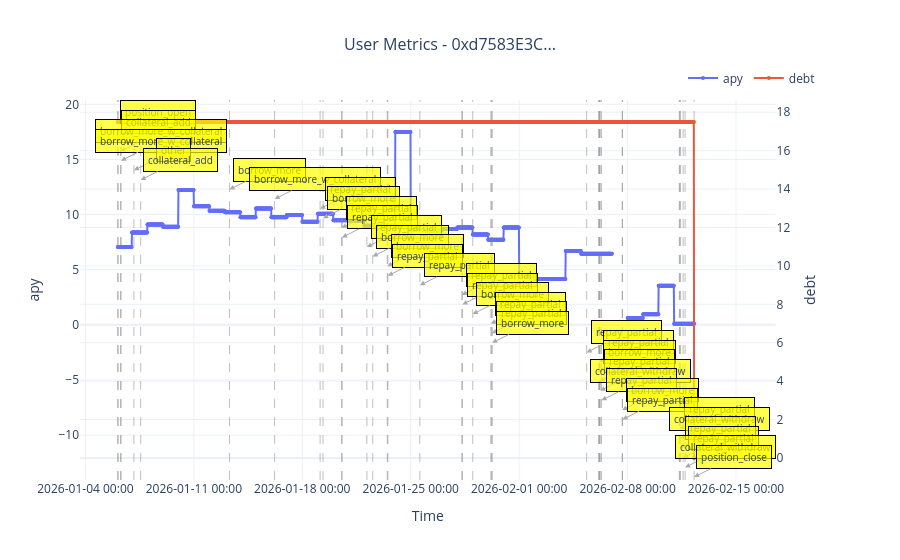

Notebook source saved alongside this figure:
### Code cell
plot_user_metrics(hourly_data, ['apy', 'debt'], user_address=addr)

### Figure 1 — Plotly figure (JSON) as saved in the notebook; plotly's stock layout.template omitted (floating-point values rounded to 4 significant figures; data arrays with more than 128 entries replaced by an {"elided": "..."} marker saying what was removed)
{"data": [{"line": {"color": "#636EFA", "width": 2}, "marker": {"size": 4}, "mode": "lines+markers", "name": "apy", "type": "scatter", "x": {"elided": "1787 str values"}, "xaxis": "x", "y": {"elided": "1787 float values"}, "yaxis": "y"}, {"line": {"color": "#EF553B", "width": 2}, "marker": {"size": 4}, "mode": "lines+markers", "name": "debt", "type": "scatter", "x": {"elided": "1787 str values"}, "xaxis": "x", "y": {"elided": "1787 float values"}, "yaxis": "y2"}], "layout": {"annotations": [{"arrowcolor": "darkgray", "arrowhead": 2, "arrowsize": 1, "arrowwidth": 1, "ax": 40, "ay": -20, "bgcolor": "rgba(255, 255, 0, 0.7)", "bordercolor": "black", "borderpad": 4, "borderwidth": 1, "font": {"size": 10}, "showarrow": true, "text": "position_open", "x": "2026-01-06T02:06:11", "y": 17.49, "yref": "y"}, {"arrowcolor": "darkgray", "arrowhead": 2, "arrowsize": 1, "arrowwidth": 1, "ax": 40, "ay": -20, "bgcolor": "rgba(255, 255, 0, 0.7)", "bordercolor": "black", "borderpad": 4, "borderwidth": 1, "font": {"size": 10}, "showarrow": true, "text": "collateral_add", "x": "2026-01-06T02:36:11", "y": 16.62, "yref": "y"}, {"arrowcolor": "darkgray", "arrowhead": 2, "arrowsize": 1, "arrowwidth": 1, "ax": 40, "ay": -20, "bgcolor": "rgba(255, 255, 0, 0.7)", "bordercolor": "black", "borderpad": 4, "borderwidth": 1, "font": {"size": 10}, "showarrow": true, "text": "borrow_more_w_collateral", "x": "2026-01-06T06:36:11", "y": 15.75, "yref": "y"}, {"arrowcolor": "darkgray", "arrowhead": 2, "arrowsize": 1, "arrowwidth": 1, "ax": 40, "ay": -20, "bgcolor": "rgba(255, 255, 0, 0.7)", "bordercolor": "black", "borderpad": 4, "borderwidth": 1, "font": {"size": 10}, "showarrow": true, "text": "borrow_more_w_collateral", "x": "2026-01-06T07:06:11", "y": 14.88, "yref": "y"}, {"arrowcolor": "darkgray", "arrowhead": 2, "arrowsize": 1, "arrowwidth": 1, "ax": 40, "ay": -20, "bgcolor": "rgba(255, 255, 0, 0.7)", "bordercolor": "black", "borderpad": 4, "borderwidth": 1, "font": {"size": 10}, "showarrow": true, "text": "other", "x": "2026-01-07T03:06:11", "y": 14.02, "yref": "y"}, {"arrowcolor": "darkgray", "arrowhead": 2, "arrowsize": 1, "arrowwidth": 1, "ax": 40, "ay": -20, "bgcolor": "rgba(255, 255, 0, 0.7)", "bordercolor": "black", "borderpad": 4, "borderwidth": 1, "font": {"size": 10}, "showarrow": true, "text": "collateral_add", "x": "2026-01-07T13:36:11", "y": 13.15, "yref": "y"}, {"arrowcolor": "darkgray", "arrowhead": 2, "arrowsize": 1, "arrowwidth": 1, "ax": 40, "ay": -20, "bgcolor": "rgba(255, 255, 0, 0.7)", "bordercolor": "black", "borderpad": 4, "borderwidth": 1, "font": {"size": 10}, "showarrow": true, "text": "borrow_more", "x": "2026-01-13T07:06:11", "y": 12.28, "yref": "y"}, {"arrowcolor": "darkgray", "arrowhead": 2, "arrowsize": 1, "arrowwidth": 1, "ax": 40, "ay": -20, "bgcolor": "rgba(255, 255, 0, 0.7)", "bordercolor": "black", "borderpad": 4, "borderwidth": 1, "font": {"size": 10}, "showarrow": true, "text": "borrow_more_w_collateral", "x": "2026-01-16T05:06:11", "y": 11.41, "yref": "y"}, {"arrowcolor": "darkgray", "arrowhead": 2, "arrowsize": 1, "arrowwidth": 1, "ax": 40, "ay": -20, "bgcolor": "rgba(255, 255, 0, 0.7)", "bordercolor": "black", "borderpad": 4, "borderwidth": 1, "font": {"size": 10}, "showarrow": true, "text": "repay_partial", "x": "2026-01-19T03:36:11", "y": 10.54, "yref": "y"}, {"arrowcolor": "darkgray", "arrowhead": 2, "arrowsize": 1, "arrowwidth": 1, "ax": 40, "ay": -20, "bgcolor": "rgba(255, 255, 0, 0.7)", "bordercolor": "black", "borderpad": 4, "borderwidth": 1, "font": {"size": 10}, "showarrow": true, "text": "borrow_more", "x": "2026-01-19T08:06:11", "y": 9.669, "yref": "y"}, {"arrowcolor": "darkgray", "arrowhead": 2, "arrowsize": 1, "arrowwidth": 1, "ax": 40, "ay": -20, "bgcolor": "rgba(255, 255, 0, 0.7)", "bordercolor": "black", "borderpad": 4, "borderwidth": 1, "font": {"size": 10}, "showarrow": true, "text": "repay_partial", "x": "2026-01-20T13:06:11", "y": 8.8, "yref": "y"}, {"arrowcolor": "darkgray", "arrowhead": 2, "arrowsize": 1, "arrowwidth": 1, "ax": 40, "ay": -20, "bgcolor": "rgba(255, 255, 0, 0.7)", "bordercolor": "black", "borderpad": 4, "borderwidth": 1, "font": {"size": 10}, "showarrow": true, "text": "repay_partial", "x": "2026-01-20T13:36:11", "y": 7.931, "yref": "y"}, {"arrowcolor": "darkgray", "arrowhead": 2, "arrowsize": 1, "arrowwidth": 1, "ax": 40, "ay": -20, "bgcolor": "rgba(255, 255, 0, 0.7)", "bordercolor": "black", "borderpad": 4, "borderwidth": 1, "font": {"size": 10}, "showarrow": true, "text": "repay_partial", "x": "2026-01-22T04:06:11", "y": 7.062, "yref": "y"}, {"arrowcolor": "darkgray", "arrowhead": 2, "arrowsize": 1, "arrowwidth": 1, "ax": 40, "ay": -20, "bgcolor": "rgba(255, 255, 0, 0.7)", "bordercolor": "black", "borderpad": 4, "borderwidth": 1, "font": {"size": 10}, "showarrow": true, "text": "borrow_more", "x": "2026-01-22T13:06:11", "y": 6.193, "yref": "y"}, {"arrowcolor": "darkgray", "arrowhead": 2, "arrowsize": 1, "arrowwidth": 1, "ax": 40, "ay": -20, "bgcolor": "rgba(255, 255, 0, 0.7)", "bordercolor": "black", "borderpad": 4, "borderwidth": 1, "font": {"size": 10}, "showarrow": true, "text": "borrow_more", "x": "2026-01-23T11:36:11", "y": 5.324, "yref": "y"}, {"arrowcolor": "darkgray", "arrowhead": 2, "arrowsize": 1, "arrowwidth": 1, "ax": 40, "ay": -20, "bgcolor": "rgba(255, 255, 0, 0.7)", "bordercolor": "black", "borderpad": 4, "borderwidth": 1, "font": {"size": 10}, "showarrow": true, "text": "repay_partial", "x": "2026-01-23T12:36:11", "y": 4.454, "yref": "y"}, {"arrowcolor": "darkgray", "arrowhead": 2, "arrowsize": 1, "arrowwidth": 1, "ax": 40, "ay": -20, "bgcolor": "rgba(255, 255, 0, 0.7)", "bordercolor": "black", "borderpad": 4, "borderwidth": 1, "font": {"size": 10}, "showarrow": true, "text": "repay_partial", "x": "2026-01-25T14:06:11", "y": 3.585, "yref": "y"}, {"arrowcolor": "darkgray", "arrowhead": 2, "arrowsize": 1, "arrowwidth": 1, "ax": 40, "ay": -20, "bgcolor": "rgba(255, 255, 0, 0.7)", "bordercolor": "black", "borderpad": 4, "borderwidth": 1, "font": {"size": 10}, "showarrow": true, "text": "repay_partial", "x": "2026-01-28T07:06:11", "y": 2.716, "yref": "y"}, {"arrowcolor": "darkgray", "arrowhead": 2, "arrowsize": 1, "arrowwidth": 1, "ax": 40, "ay": -20, "bgcolor": "rgba(255, 255, 0, 0.7)", "bordercolor": "black", "borderpad": 4, "borderwidth": 1, "font": {"size": 10}, "showarrow": true, "text": "repay_partial", "x": "2026-01-28T08:06:11", "y": 1.847, "yref": "y"}, {"arrowcolor": "darkgray", "arrowhead": 2, "arrowsize": 1, "arrowwidth": 1, "ax": 40, "ay": -20, "bgcolor": "rgba(255, 255, 0, 0.7)", "bordercolor": "black", "borderpad": 4, "borderwidth": 1, "font": {"size": 10}, "showarrow": true, "text": "borrow_more", "x": "2026-01-29T00:06:11", "y": 0.9778, "yref": "y"}, {"arrowcolor": "darkgray", "arrowhead": 2, "arrowsize": 1, "arrowwidth": 1, "ax": 40, "ay": -20, "bgcolor": "rgba(255, 255, 0, 0.7)", "bordercolor": "black", "borderpad": 4, "borderwidth": 1, "font": {"size": 10}, "showarrow": true, "text": "repay_partial", "x": "2026-01-30T04:06:11", "y": 0.1086, "yref": "y"}, {"arrowcolor": "darkgray", "arrowhead": 2, "arrowsize": 1, "arrowwidth": 1, "ax": 40, "ay": -20, "bgcolor": "rgba(255, 255, 0, 0.7)", "bordercolor": "black", "borderpad": 4, "borderwidth": 1, "font": {"size": 10}, "showarrow": true, "text": "repay_partial", "x": "2026-01-30T05:36:11", "y": -0.7605, "yref": "y"}, {"arrowcolor": "darkgray", "arrowhead": 2, "arrowsize": 1, "arrowwidth": 1, "ax": 40, "ay": -20, "bgcolor": "rgba(255, 255, 0, 0.7)", "bordercolor": "black", "borderpad": 4, "borderwidth": 1, "font": {"size": 10}, "showarrow": true, "text": "borrow_more", "x": "2026-01-30T06:06:11", "y": -1.63, "yref": "y"}, {"arrowcolor": "darkgray", "arrowhead": 2, "arrowsize": 1, "arrowwidth": 1, "ax": 40, "ay": -20, "bgcolor": "rgba(255, 255, 0, 0.7)", "bordercolor": "black", "borderpad": 4, "borderwidth": 1, "font": {"size": 10}, "showarrow": true, "text": "repay_partial", "x": "2026-02-05T08:36:11", "y": -2.499, "yref": "y"}, {"arrowcolor": "darkgray", "arrowhead": 2, "arrowsize": 1, "arrowwidth": 1, "ax": 40, "ay": -20, "bgcolor": "rgba(255, 255, 0, 0.7)", "bordercolor": "black", "borderpad": 4, "borderwidth": 1, "font": {"size": 10}, "showarrow": true, "text": "repay_partial", "x": "2026-02-06T03:06:11", "y": -3.368, "yref": "y"}, {"arrowcolor": "darkgray", "arrowhead": 2, "arrowsize": 1, "arrowwidth": 1, "ax": 40, "ay": -20, "bgcolor": "rgba(255, 255, 0, 0.7)", "bordercolor": "black", "borderpad": 4, "borderwidth": 1, "font": {"size": 10}, "showarrow": true, "text": "borrow_more", "x": "2026-02-06T04:06:11", "y": -4.237, "yref": "y"}, {"arrowcolor": "darkgray", "arrowhead": 2, "arrowsize": 1, "arrowwidth": 1, "ax": 40, "ay": -20, "bgcolor": "rgba(255, 255, 0, 0.7)", "bordercolor": "black", "borderpad": 4, "borderwidth": 1, "font": {"size": 10}, "showarrow": true, "text": "repay_partial", "x": "2026-02-06T04:36:11", "y": -5.106, "yref": "y"}, {"arrowcolor": "darkgray", "arrowhead": 2, "arrowsize": 1, "arrowwidth": 1, "ax": 40, "ay": -20, "bgcolor": "rgba(255, 255, 0, 0.7)", "bordercolor": "black", "borderpad": 4, "borderwidth": 1, "font": {"size": 10}, "showarrow": true, "text": "collateral_withdraw", "x": "2026-02-06T05:36:11", "y": -5.976, "yref": "y"}, {"arrowcolor": "darkgray", "arrowhead": 2, "arrowsize": 1, "arrowwidth": 1, "ax": 40, "ay": -20, "bgcolor": "rgba(255, 255, 0, 0.7)", "bordercolor": "black", "borderpad": 4, "borderwidth": 1, "font": {"size": 10}, "showarrow": true, "text": "repay_partial", "x": "2026-02-06T07:36:11", "y": -6.845, "yref": "y"}, {"arrowcolor": "darkgray", "arrowhead": 2, "arrowsize": 1, "arrowwidth": 1, "ax": 40, "ay": -20, "bgcolor": "rgba(255, 255, 0, 0.7)", "bordercolor": "black", "borderpad": 4, "borderwidth": 1, "font": {"size": 10}, "showarrow": true, "text": "borrow_more", "x": "2026-02-07T15:36:11", "y": -7.714, "yref": "y"}, {"arrowcolor": "darkgray", "arrowhead": 2, "arrowsize": 1, "arrowwidth": 1, "ax": 40, "ay": -20, "bgcolor": "rgba(255, 255, 0, 0.7)", "bordercolor": "black", "borderpad": 4, "borderwidth": 1, "font": {"size": 10}, "showarrow": true, "text": "repay_partial", "x": "2026-02-07T16:06:11", "y": -8.583, "yref": "y"}, {"arrowcolor": "darkgray", "arrowhead": 2, "arrowsize": 1, "arrowwidth": 1, "ax": 40, "ay": -20, "bgcolor": "rgba(255, 255, 0, 0.7)", "bordercolor": "black", "borderpad": 4, "borderwidth": 1, "font": {"size": 10}, "showarrow": true, "text": "repay_partial", "x": "2026-02-11T08:06:11", "y": -9.452, "yref": "y"}, {"arrowcolor": "darkgray", "arrowhead": 2, "arrowsize": 1, "arrowwidth": 1, "ax": 40, "ay": -20, "bgcolor": "rgba(255, 255, 0, 0.7)", "bordercolor": "black", "borderpad": 4, "borderwidth": 1, "font": {"size": 10}, "showarrow": true, "text": "collateral_withdraw", "x": "2026-02-11T09:06:11", "y": -10.32, "yref": "y"}, {"arrowcolor": "darkgray", "arrowhead": 2, "arrowsize": 1, "arrowwidth": 1, "ax": 40, "ay": -20, "bgcolor": "rgba(255, 255, 0, 0.7)", "bordercolor": "black", "borderpad": 4, "borderwidth": 1, "font": {"size": 10}, "showarrow": true, "text": "repay_partial", "x": "2026-02-11T09:36:11", "y": -11.19, "yref": "y"}, {"arrowcolor": "darkgray", "arrowhead": 2, "arrowsize": 1, "arrowwidth": 1, "ax": 40, "ay": -20, "bgcolor": "rgba(255, 255, 0, 0.7)", "bordercolor": "black", "borderpad": 4, "borderwidth": 1, "font": {"size": 10}, "showarrow": true, "text": "repay_partial", "x": "2026-02-11T14:06:11", "y": -12.06, "yref": "y"}, {"arrowcolor": "darkgray", "arrowhead": 2, "arrowsize": 1, "arrowwidth": 1, "ax": 40, "ay": -20, "bgcolor": "rgba(255, 255, 0, 0.7)", "bordercolor": "black", "borderpad": 4, "borderwidth": 1, "font": {"size": 10}, "showarrow": true, "text": "collateral_withdraw", "x": "2026-02-11T17:06:11", "y": -12.93, "yref": "y"}, {"arrowcolor": "darkgray", "arrowhead": 2, "arrowsize": 1, "arrowwidth": 1, "ax": 40, "ay": -20, "bgcolor": "rgba(255, 255, 0, 0.7)", "bordercolor": "black", "borderpad": 4, "borderwidth": 1, "font": {"size": 10}, "showarrow": true, "text": "position_close", "x": "2026-02-12T07:06:11", "y": -13.8, "yref": "y"}], "hovermode": "x unified", "legend": {"orientation": "h", "x": 1, "xanchor": "right", "y": 1.02, "yanchor": "bottom"}, "shapes": [{"line": {"color": "gray", "dash": "dash", "width": 1}, "opacity": 0.5, "type": "line", "x0": "2026-01-06T02:06:11", "x1": "2026-01-06T02:06:11", "xref": "x", "y0": 0, "y1": 1, "yref": "y domain"}, {"line": {"color": "gray", "dash": "dash", "width": 1}, "opacity": 0.5, "type": "line", "x0": "2026-01-06T02:36:11", "x1": "2026-01-06T02:36:11", "xref": "x", "y0": 0, "y1": 1, "yref": "y domain"}, {"line": {"color": "gray", "dash": "dash", "width": 1}, "opacity": 0.5, "type": "line", "x0": "2026-01-06T06:36:11", "x1": "2026-01-06T06:36:11", "xref": "x", "y0": 0, "y1": 1, "yref": "y domain"}, {"line": {"color": "gray", "dash": "dash", "width": 1}, "opacity": 0.5, "type": "line", "x0": "2026-01-06T07:06:11", "x1": "2026-01-06T07:06:11", "xref": "x", "y0": 0, "y1": 1, "yref": "y domain"}, {"line": {"color": "gray", "dash": "dash", "width": 1}, "opacity": 0.5, "type": "line", "x0": "2026-01-07T03:06:11", "x1": "2026-01-07T03:06:11", "xref": "x", "y0": 0, "y1": 1, "yref": "y domain"}, {"line": {"color": "gray", "dash": "dash", "width": 1}, "opacity": 0.5, "type": "line", "x0": "2026-01-07T13:36:11", "x1": "2026-01-07T13:36:11", "xref": "x", "y0": 0, "y1": 1, "yref": "y domain"}, {"line": {"color": "gray", "dash": "dash", "width": 1}, "opacity": 0.5, "type": "line", "x0": "2026-01-13T07:06:11", "x1": "2026-01-13T07:06:11", "xref": "x", "y0": 0, "y1": 1, "yref": "y domain"}, {"line": {"color": "gray", "dash": "dash", "width": 1}, "opacity": 0.5, "type": "line", "x0": "2026-01-16T05:06:11", "x1": "2026-01-16T05:06:11", "xref": "x", "y0": 0, "y1": 1, "yref": "y domain"}, {"line": {"color": "gray", "dash": "dash", "width": 1}, "opacity": 0.5, "type": "line", "x0": "2026-01-19T03:36:11", "x1": "2026-01-19T03:36:11", "xref": "x", "y0": 0, "y1": 1, "yref": "y domain"}, {"line": {"color": "gray", "dash": "dash", "width": 1}, "opacity": 0.5, "type": "line", "x0": "2026-01-19T08:06:11", "x1": "2026-01-19T08:06:11", "xref": "x", "y0": 0, "y1": 1, "yref": "y domain"}, {"line": {"color": "gray", "dash": "dash", "width": 1}, "opacity": 0.5, "type": "line", "x0": "2026-01-20T13:06:11", "x1": "2026-01-20T13:06:11", "xref": "x", "y0": 0, "y1": 1, "yref": "y domain"}, {"line": {"color": "gray", "dash": "dash", "width": 1}, "opacity": 0.5, "type": "line", "x0": "2026-01-20T13:36:11", "x1": "2026-01-20T13:36:11", "xref": "x", "y0": 0, "y1": 1, "yref": "y domain"}, {"line": {"color": "gray", "dash": "dash", "width": 1}, "opacity": 0.5, "type": "line", "x0": "2026-01-22T04:06:11", "x1": "2026-01-22T04:06:11", "xref": "x", "y0": 0, "y1": 1, "yref": "y domain"}, {"line": {"color": "gray", "dash": "dash", "width": 1}, "opacity": 0.5, "type": "line", "x0": "2026-01-22T13:06:11", "x1": "2026-01-22T13:06:11", "xref": "x", "y0": 0, "y1": 1, "yref": "y domain"}, {"line": {"color": "gray", "dash": "dash", "width": 1}, "opacity": 0.5, "type": "line", "x0": "2026-01-23T11:36:11", "x1": "2026-01-23T11:36:11", "xref": "x", "y0": 0, "y1": 1, "yref": "y domain"}, {"line": {"color": "gray", "dash": "dash", "width": 1}, "opacity": 0.5, "type": "line", "x0": "2026-01-23T12:36:11", "x1": "2026-01-23T12:36:11", "xref": "x", "y0": 0, "y1": 1, "yref": "y domain"}, {"line": {"color": "gray", "dash": "dash", "width": 1}, "opacity": 0.5, "type": "line", "x0": "2026-01-25T14:06:11", "x1": "2026-01-25T14:06:11", "xref": "x", "y0": 0, "y1": 1, "yref": "y domain"}, {"line": {"color": "gray", "dash": "dash", "width": 1}, "opacity": 0.5, "type": "line", "x0": "2026-01-28T07:06:11", "x1": "2026-01-28T07:06:11", "xref": "x", "y0": 0, "y1": 1, "yref": "y domain"}, {"line": {"color": "gray", "dash": "dash", "width": 1}, "opacity": 0.5, "type": "line", "x0": "2026-01-28T08:06:11", "x1": "2026-01-28T08:06:11", "xref": "x", "y0": 0, "y1": 1, "yref": "y domain"}, {"line": {"color": "gray", "dash": "dash", "width": 1}, "opacity": 0.5, "type": "line", "x0": "2026-01-29T00:06:11", "x1": "2026-01-29T00:06:11", "xref": "x", "y0": 0, "y1": 1, "yref": "y domain"}, {"line": {"color": "gray", "dash": "dash", "width": 1}, "opacity": 0.5, "type": "line", "x0": "2026-01-30T04:06:11", "x1": "2026-01-30T04:06:11", "xref": "x", "y0": 0, "y1": 1, "yref": "y domain"}, {"line": {"color": "gray", "dash": "dash", "width": 1}, "opacity": 0.5, "type": "line", "x0": "2026-01-30T05:36:11", "x1": "2026-01-30T05:36:11", "xref": "x", "y0": 0, "y1": 1, "yref": "y domain"}, {"line": {"color": "gray", "dash": "dash", "width": 1}, "opacity": 0.5, "type": "line", "x0": "2026-01-30T06:06:11", "x1": "2026-01-30T06:06:11", "xref": "x", "y0": 0, "y1": 1, "yref": "y domain"}, {"line": {"color": "gray", "dash": "dash", "width": 1}, "opacity": 0.5, "type": "line", "x0": "2026-02-05T08:36:11", "x1": "2026-02-05T08:36:11", "xref": "x", "y0": 0, "y1": 1, "yref": "y domain"}, {"line": {"color": "gray", "dash": "dash", "width": 1}, "opacity": 0.5, "type": "line", "x0": "2026-02-06T03:06:11", "x1": "2026-02-06T03:06:11", "xref": "x", "y0": 0, "y1": 1, "yref": "y domain"}, {"line": {"color": "gray", "dash": "dash", "width": 1}, "opacity": 0.5, "type": "line", "x0": "2026-02-06T04:06:11", "x1": "2026-02-06T04:06:11", "xref": "x", "y0": 0, "y1": 1, "yref": "y domain"}, {"line": {"color": "gray", "dash": "dash", "width": 1}, "opacity": 0.5, "type": "line", "x0": "2026-02-06T04:36:11", "x1": "2026-02-06T04:36:11", "xref": "x", "y0": 0, "y1": 1, "yref": "y domain"}, {"line": {"color": "gray", "dash": "dash", "width": 1}, "opacity": 0.5, "type": "line", "x0": "2026-02-06T05:36:11", "x1": "2026-02-06T05:36:11", "xref": "x", "y0": 0, "y1": 1, "yref": "y domain"}, {"line": {"color": "gray", "dash": "dash", "width": 1}, "opacity": 0.5, "type": "line", "x0": "2026-02-06T07:36:11", "x1": "2026-02-06T07:36:11", "xref": "x", "y0": 0, "y1": 1, "yref": "y domain"}, {"line": {"color": "gray", "dash": "dash", "width": 1}, "opacity": 0.5, "type": "line", "x0": "2026-02-07T15:36:11", "x1": "2026-02-07T15:36:11", "xref": "x", "y0": 0, "y1": 1, "yref": "y domain"}, {"line": {"color": "gray", "dash": "dash", "width": 1}, "opacity": 0.5, "type": "line", "x0": "2026-02-07T16:06:11", "x1": "2026-02-07T16:06:11", "xref": "x", "y0": 0, "y1": 1, "yref": "y domain"}, {"line": {"color": "gray", "dash": "dash", "width": 1}, "opacity": 0.5, "type": "line", "x0": "2026-02-11T08:06:11", "x1": "2026-02-11T08:06:11", "xref": "x", "y0": 0, "y1": 1, "yref": "y domain"}, {"line": {"color": "gray", "dash": "dash", "width": 1}, "opacity": 0.5, "type": "line", "x0": "2026-02-11T09:06:11", "x1": "2026-02-11T09:06:11", "xref": "x", "y0": 0, "y1": 1, "yref": "y domain"}, {"line": {"color": "gray", "dash": "dash", "width": 1}, "opacity": 0.5, "type": "line", "x0": "2026-02-11T09:36:11", "x1": "2026-02-11T09:36:11", "xref": "x", "y0": 0, "y1": 1, "yref": "y domain"}, {"line": {"color": "gray", "dash": "dash", "width": 1}, "opacity": 0.5, "type": "line", "x0": "2026-02-11T14:06:11", "x1": "2026-02-11T14:06:11", "xref": "x", "y0": 0, "y1": 1, "yref": "y domain"}, {"line": {"color": "gray", "dash": "dash", "width": 1}, "opacity": 0.5, "type": "line", "x0": "2026-02-11T17:06:11", "x1": "2026-02-11T17:06:11", "xref": "x", "y0": 0, "y1": 1, "yref": "y domain"}, {"line": {"color": "gray", "dash": "dash", "width": 1}, "opacity": 0.5, "type": "line", "x0": "2026-02-12T07:06:11", "x1": "2026-02-12T07:06:11", "xref": "x", "y0": 0, "y1": 1, "yref": "y domain"}], "title": {"font": {"size": 16}, "text": "User Metrics - 0xd7583E3C...", "x": 0.5}, "xaxis": {"anchor": "y", "domain": [0, 0.94], "tickformat": "%Y-%m-%d %H:%M", "title": {"text": "Time"}}, "yaxis": {"anchor": "x", "domain": [0, 1], "title": {"text": "apy"}}, "yaxis2": {"anchor": "x", "overlaying": "y", "side": "right", "title": {"text": "debt"}}}}
